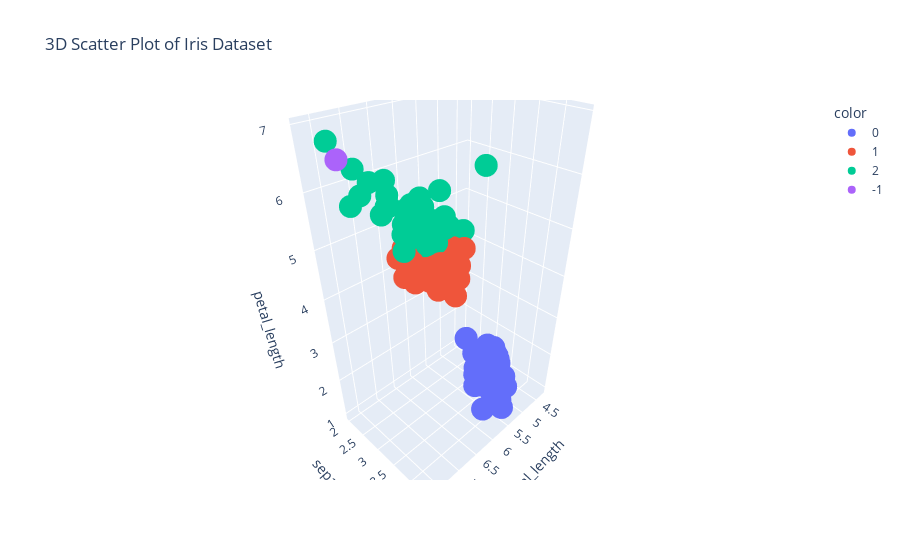

Here is the notebook cell this chart was saved with:
### Markdown cell above
**Bonus Task** Found a code for making __interactive__ 3D plots using `Plotly`

### Code cell
import plotly.express as px

fig = px.scatter_3d(df, x="sepal_length", y="sepal_width", z="petal_length", 
					color=df["target_class"].astype(str),  # Convert to string for correct color
					title="3D Scatter Plot of Iris Dataset")


fig.show()

### Figure 1 — Plotly figure (JSON) as saved in the notebook; plotly's stock layout.template omitted (floating-point values rounded to 4 significant figures)
{"data": [{"hovertemplate": "color=0<br>sepal_length=%{x}<br>sepal_width=%{y}<br>petal_length=%{z}<extra></extra>", "legendgroup": "0", "marker": {"color": "#636efa", "symbol": "circle"}, "mode": "markers", "name": "0", "scene": "scene", "showlegend": true, "type": "scatter3d", "x": [5.1, 4.9, 4.7, 4.6, 5.0, 5.4, 4.6, 5.0, 4.4, 4.9, 5.4, 4.8, 4.8, 4.3, 5.8, 5.7, 5.4, 5.1, 5.7, 5.1, 5.4, 5.1, 4.6, 5.1, 4.8, 5.0, 5.0, 5.2, 5.2, 4.7, 4.8, 5.4, 5.2, 5.5, 4.9, 5.0, 5.5, 4.9, 4.4, 5.1, 5.0, 4.5, 4.4, 5.0, 5.1, 4.8, 5.1, 4.6, 5.3, 5.0], "y": [3.5, 3.0, 3.2, 3.1, 3.6, 3.9, 3.4, 3.4, 2.9, 3.1, 3.7, 3.4, 3.0, 3.0, 4.0, 4.4, 3.9, 3.5, 3.8, 3.8, 3.4, 3.7, 3.6, 3.3, 3.4, 3.0, 3.4, 3.5, 3.4, 3.2, 3.1, 3.4, 4.1, 4.2, 3.1, 3.2, 3.5, 3.1, 3.0, 3.4, 3.5, 2.3, 3.2, 3.5, 3.8, 3.0, 3.8, 3.2, 3.7, 3.3], "z": [1.4, 1.4, 1.3, 1.5, 1.4, 1.7, 1.4, 1.5, 1.4, 1.5, 1.5, 1.6, 1.4, 1.1, 1.2, 1.5, 1.3, 1.4, 1.7, 1.5, 1.7, 1.5, 1.0, 1.7, 1.9, 1.6, 1.6, 1.5, 1.4, 1.6, 1.6, 1.5, 1.5, 1.4, 1.5, 1.2, 1.3, 1.5, 1.3, 1.5, 1.3, 1.3, 1.3, 1.6, 1.9, 1.4, 1.6, 1.4, 1.5, 1.4]}, {"hovertemplate": "color=1<br>sepal_length=%{x}<br>sepal_width=%{y}<br>petal_length=%{z}<extra></extra>", "legendgroup": "1", "marker": {"color": "#EF553B", "symbol": "circle"}, "mode": "markers", "name": "1", "scene": "scene", "showlegend": true, "type": "scatter3d", "x": [7.0, 6.4, 6.9, 5.5, 6.5, 5.7, 6.3, 4.9, 6.6, 5.2, 5.0, 5.9, 6.0, 6.1, 5.6, 6.7, 5.6, 5.8, 6.2, 5.6, 5.9, 6.1, 6.3, 6.1, 6.4, 6.6, 6.8, 6.7, 6.0, 5.7, 5.5, 5.5, 5.8, 6.0, 5.4, 6.0, 6.7, 6.3, 5.6, 5.5, 5.5, 6.1, 5.8, 5.0, 5.6, 5.7, 5.7, 6.2, 5.1, 5.7], "y": [3.2, 3.2, 3.1, 2.3, 2.8, 2.8, 3.3, 2.4, 2.9, 2.7, 2.0, 3.0, 2.2, 2.9, 2.9, 3.1, 3.0, 2.7, 2.2, 2.5, 3.2, 2.8, 2.5, 2.8, 2.9, 3.0, 2.8, 3.0, 2.9, 2.6, 2.4, 2.4, 2.7, 2.7, 3.0, 3.4, 3.1, 2.3, 3.0, 2.5, 2.6, 3.0, 2.6, 2.3, 2.7, 3.0, 3.055, 2.9, 2.5, 2.8], "z": [4.7, 4.5, 4.9, 4.0, 4.6, 4.5, 4.7, 3.3, 4.6, 3.9, 3.5, 4.2, 4.0, 4.7, 3.6, 4.4, 4.5, 4.1, 4.5, 3.9, 4.8, 4.0, 4.9, 4.7, 4.3, 4.4, 4.8, 5.0, 4.5, 3.5, 3.8, 3.7, 3.9, 5.1, 4.5, 4.5, 4.7, 4.4, 4.1, 4.0, 4.4, 4.6, 4.0, 3.3, 4.2, 4.2, 4.2, 4.3, 3.0, 4.1]}, {"hovertemplate": "color=2<br>sepal_length=%{x}<br>sepal_width=%{y}<br>petal_length=%{z}<extra></extra>", "legendgroup": "2", "marker": {"color": "#00cc96", "symbol": "circle"}, "mode": "markers", "name": "2", "scene": "scene", "showlegend": true, "type": "scatter3d", "x": [6.3, 5.8, 7.1, 6.3, 6.5, 7.6, 4.9, 7.3, 6.7, 7.2, 6.5, 6.4, 6.8, 5.7, 5.8, 6.4, 6.5, 7.7, 7.7, 6.0, 6.9, 5.6, 6.3, 6.7, 7.2, 6.2, 6.1, 6.4, 7.2, 7.4, 5.83, 6.4, 6.3, 6.1, 7.7, 6.3, 6.4, 6.0, 6.9, 6.7, 6.9, 5.8, 6.8, 6.7, 6.7, 6.3, 6.5, 6.2, 5.9], "y": [3.3, 2.7, 3.0, 2.9, 3.0, 3.0, 2.5, 2.9, 2.5, 3.6, 3.2, 2.7, 3.0, 2.5, 2.8, 3.2, 3.0, 3.8, 2.6, 2.2, 3.2, 2.8, 2.7, 3.3, 3.2, 2.8, 3.0, 2.8, 3.0, 2.8, 3.8, 2.8, 2.8, 2.6, 3.0, 3.4, 3.1, 3.0, 3.1, 3.1, 3.1, 2.7, 3.2, 3.3, 3.0, 2.5, 3.055, 3.4, 3.0], "z": [6.0, 5.1, 5.9, 5.6, 5.8, 6.6, 4.5, 6.3, 5.8, 6.1, 5.1, 5.3, 5.5, 5.0, 5.1, 5.3, 5.5, 6.7, 6.9, 5.0, 5.7, 4.9, 4.9, 5.7, 6.0, 4.8, 4.9, 5.6, 5.8, 6.1, 6.4, 5.6, 5.1, 5.6, 6.1, 5.6, 5.5, 4.8, 5.4, 5.6, 5.1, 5.1, 5.9, 5.7, 5.2, 5.0, 5.2, 5.4, 5.1]}, {"hovertemplate": "color=-1<br>sepal_length=%{x}<br>sepal_width=%{y}<br>petal_length=%{z}<extra></extra>", "legendgroup": "-1", "marker": {"color": "#ab63fa", "symbol": "circle"}, "mode": "markers", "name": "-1", "scene": "scene", "showlegend": true, "type": "scatter3d", "x": [7.7], "y": [2.8], "z": [6.7]}], "layout": {"legend": {"title": {"text": "color"}, "tracegroupgap": 0}, "scene": {"domain": {"x": [0, 1], "y": [0, 1]}, "xaxis": {"title": {"text": "sepal_length"}}, "yaxis": {"title": {"text": "sepal_width"}}, "zaxis": {"title": {"text": "petal_length"}}}, "title": {"text": "3D Scatter Plot of Iris Dataset"}}}
